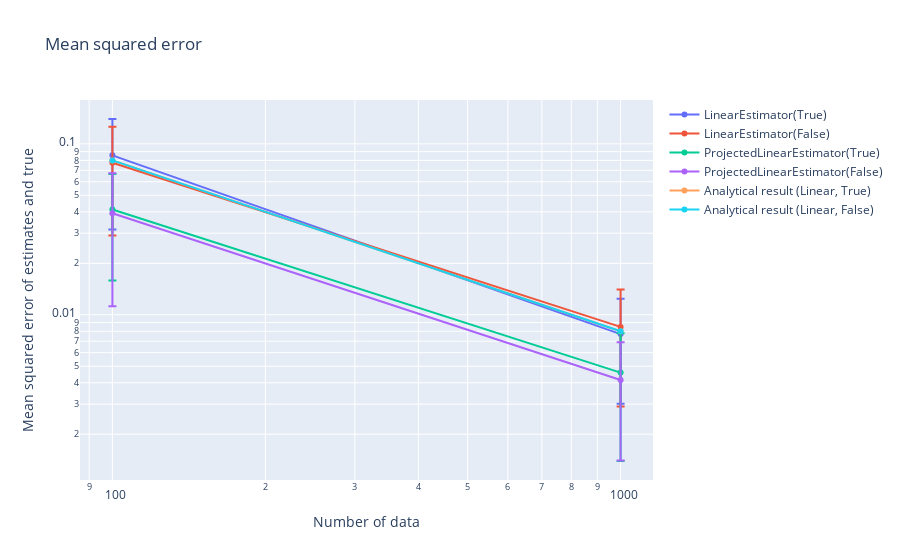

Write notebook code for a chart like this one.
### Code cell
fig = data_analysis.make_mses_graph_estimation_results(
    estimation_results_list,
    case_name_list,
    true_object,
    show_analytical_results=True,
    estimator_list=estimator_list,
)
fig.show()

### Figure 1 — Plotly figure (JSON) as saved in the notebook; plotly's stock layout.template omitted (floating-point values rounded to 4 significant figures)
{"data": [{"error_y": {"array": [0.05411, 0.004687], "type": "data", "visible": true}, "mode": "lines+markers", "name": "LinearEstimator(True)", "type": "scatter", "x": [100, 1000], "y": [0.08562, 0.007706]}, {"error_y": {"array": [0.04851, 0.005581], "type": "data", "visible": true}, "mode": "lines+markers", "name": "LinearEstimator(False)", "type": "scatter", "x": [100, 1000], "y": [0.07755, 0.008488]}, {"error_y": {"array": [0.02541, 0.003193], "type": "data", "visible": true}, "mode": "lines+markers", "name": "ProjectedLinearEstimator(True)", "type": "scatter", "x": [100, 1000], "y": [0.04129, 0.004587]}, {"error_y": {"array": [0.02801, 0.00275], "type": "data", "visible": true}, "mode": "lines+markers", "name": "ProjectedLinearEstimator(False)", "type": "scatter", "x": [100, 1000], "y": [0.03921, 0.004153]}, {"error_y": {"visible": false}, "mode": "lines+markers", "name": "Analytical result (Linear, True)", "type": "scatter", "x": [100, 1000], "y": [0.08, 0.008]}, {"error_y": {"visible": false}, "mode": "lines+markers", "name": "Analytical result (Linear, False)", "type": "scatter", "x": [100, 1000], "y": [0.08, 0.008]}], "layout": {"title": {"text": "Mean squared error"}, "xaxis": {"title": {"text": "Number of data"}, "type": "log"}, "yaxis": {"title": {"text": "Mean squared error of estimates and true"}, "type": "log"}}}
